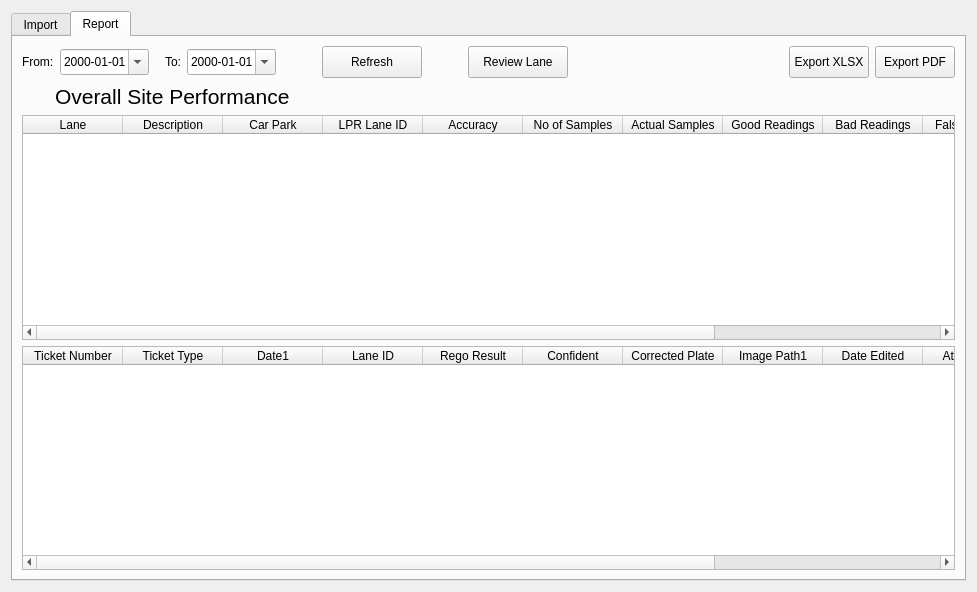
<?xml version="1.0" encoding="UTF-8"?>
<ui version="4.0">
 <class>MainWidget</class>
 <widget class="QWidget" name="MainWidget">
  <property name="geometry">
   <rect>
    <x>0</x>
    <y>0</y>
    <width>977</width>
    <height>592</height>
   </rect>
  </property>
  <property name="windowTitle">
   <string>Review</string>
  </property>
  <layout class="QVBoxLayout" name="verticalLayout">
   <item>
    <widget class="QTabWidget" name="tabWidget">
     <property name="currentIndex">
      <number>1</number>
     </property>
     <widget class="QWidget" name="importWidget">
      <attribute name="title">
       <string>Import</string>
      </attribute>
      <layout class="QVBoxLayout" name="verticalLayout_2">
       <item>
        <layout class="QHBoxLayout" name="horizontalLayout">
         <item>
          <widget class="QPushButton" name="btnRandom">
           <property name="minimumSize">
            <size>
             <width>100</width>
             <height>32</height>
            </size>
           </property>
           <property name="text">
            <string>Pick Random</string>
           </property>
          </widget>
         </item>
         <item>
          <spacer name="horizontalSpacer_10">
           <property name="orientation">
            <enum>Qt::Horizontal</enum>
           </property>
           <property name="sizeType">
            <enum>QSizePolicy::Fixed</enum>
           </property>
           <property name="sizeHint" stdset="0">
            <size>
             <width>10</width>
             <height>20</height>
            </size>
           </property>
          </spacer>
         </item>
         <item>
          <widget class="QPushButton" name="btnFilter">
           <property name="minimumSize">
            <size>
             <width>100</width>
             <height>32</height>
            </size>
           </property>
           <property name="text">
            <string>Set Filter</string>
           </property>
          </widget>
         </item>
         <item>
          <spacer name="horizontalSpacer">
           <property name="orientation">
            <enum>Qt::Horizontal</enum>
           </property>
           <property name="sizeHint" stdset="0">
            <size>
             <width>40</width>
             <height>20</height>
            </size>
           </property>
          </spacer>
         </item>
         <item>
          <widget class="QPushButton" name="btnImport1">
           <property name="minimumSize">
            <size>
             <width>100</width>
             <height>32</height>
            </size>
           </property>
           <property name="text">
            <string>PT AccessEye</string>
           </property>
          </widget>
         </item>
         <item>
          <spacer name="horizontalSpacer_3">
           <property name="orientation">
            <enum>Qt::Horizontal</enum>
           </property>
           <property name="sizeType">
            <enum>QSizePolicy::Fixed</enum>
           </property>
           <property name="sizeHint" stdset="0">
            <size>
             <width>10</width>
             <height>20</height>
            </size>
           </property>
          </spacer>
         </item>
         <item>
          <widget class="QPushButton" name="btnImport2">
           <property name="minimumSize">
            <size>
             <width>100</width>
             <height>32</height>
            </size>
           </property>
           <property name="text">
            <string>PT Cube</string>
           </property>
          </widget>
         </item>
         <item>
          <spacer name="horizontalSpacer_2">
           <property name="orientation">
            <enum>Qt::Horizontal</enum>
           </property>
           <property name="sizeType">
            <enum>QSizePolicy::Fixed</enum>
           </property>
           <property name="sizeHint" stdset="0">
            <size>
             <width>10</width>
             <height>20</height>
            </size>
           </property>
          </spacer>
         </item>
         <item>
          <widget class="QPushButton" name="btnImport3">
           <property name="minimumSize">
            <size>
             <width>100</width>
             <height>32</height>
            </size>
           </property>
           <property name="text">
            <string>Cube log</string>
           </property>
          </widget>
         </item>
        </layout>
       </item>
       <item>
        <widget class="QTableWidget" name="table">
         <property name="font">
          <font>
           <pointsize>8</pointsize>
          </font>
         </property>
         <property name="editTriggers">
          <set>QAbstractItemView::NoEditTriggers</set>
         </property>
         <property name="alternatingRowColors">
          <bool>true</bool>
         </property>
         <property name="selectionMode">
          <enum>QAbstractItemView::SingleSelection</enum>
         </property>
         <property name="selectionBehavior">
          <enum>QAbstractItemView::SelectRows</enum>
         </property>
         <column>
          <property name="text">
           <string>Ticket Number</string>
          </property>
         </column>
         <column>
          <property name="text">
           <string>Ticket Type</string>
          </property>
         </column>
         <column>
          <property name="text">
           <string>Date1</string>
          </property>
         </column>
         <column>
          <property name="text">
           <string>Date2</string>
          </property>
         </column>
         <column>
          <property name="text">
           <string>Lane ID</string>
          </property>
         </column>
         <column>
          <property name="text">
           <string>Lane Name</string>
          </property>
         </column>
         <column>
          <property name="text">
           <string>Lane Type</string>
          </property>
         </column>
         <column>
          <property name="text">
           <string>Rego Result</string>
          </property>
         </column>
         <column>
          <property name="text">
           <string>Confident</string>
          </property>
         </column>
         <column>
          <property name="text">
           <string>Corrected Plate</string>
          </property>
         </column>
         <column>
          <property name="text">
           <string>Image Path1</string>
          </property>
         </column>
         <column>
          <property name="text">
           <string>Image Path2</string>
          </property>
         </column>
         <column>
          <property name="text">
           <string>Date Edited</string>
          </property>
         </column>
         <column>
          <property name="text">
           <string>Attendance</string>
          </property>
         </column>
         <column>
          <property name="text">
           <string>Review</string>
          </property>
         </column>
         <column>
          <property name="text">
           <string>Correct Plate</string>
          </property>
         </column>
        </widget>
       </item>
      </layout>
     </widget>
     <widget class="QWidget" name="reportWidget">
      <attribute name="title">
       <string>Report</string>
      </attribute>
      <layout class="QVBoxLayout" name="verticalLayout_3">
       <item>
        <layout class="QHBoxLayout" name="horizontalLayout_2">
         <item>
          <widget class="QLabel" name="label">
           <property name="text">
            <string>From:</string>
           </property>
          </widget>
         </item>
         <item>
          <widget class="QDateEdit" name="editDate1">
           <property name="minimumSize">
            <size>
             <width>0</width>
             <height>26</height>
            </size>
           </property>
           <property name="displayFormat">
            <string>yyyy-MM-dd</string>
           </property>
           <property name="calendarPopup">
            <bool>true</bool>
           </property>
          </widget>
         </item>
         <item>
          <spacer name="horizontalSpacer_5">
           <property name="orientation">
            <enum>Qt::Horizontal</enum>
           </property>
           <property name="sizeType">
            <enum>QSizePolicy::Fixed</enum>
           </property>
           <property name="sizeHint" stdset="0">
            <size>
             <width>10</width>
             <height>20</height>
            </size>
           </property>
          </spacer>
         </item>
         <item>
          <widget class="QLabel" name="label_2">
           <property name="text">
            <string>To:</string>
           </property>
          </widget>
         </item>
         <item>
          <widget class="QDateEdit" name="editDate2">
           <property name="minimumSize">
            <size>
             <width>0</width>
             <height>26</height>
            </size>
           </property>
           <property name="displayFormat">
            <string>yyyy-MM-dd</string>
           </property>
           <property name="calendarPopup">
            <bool>true</bool>
           </property>
          </widget>
         </item>
         <item>
          <spacer name="horizontalSpacer_4">
           <property name="orientation">
            <enum>Qt::Horizontal</enum>
           </property>
           <property name="sizeType">
            <enum>QSizePolicy::Fixed</enum>
           </property>
           <property name="sizeHint" stdset="0">
            <size>
             <width>40</width>
             <height>20</height>
            </size>
           </property>
          </spacer>
         </item>
         <item>
          <widget class="QPushButton" name="btnRefresh">
           <property name="minimumSize">
            <size>
             <width>100</width>
             <height>32</height>
            </size>
           </property>
           <property name="text">
            <string>Refresh</string>
           </property>
          </widget>
         </item>
         <item>
          <spacer name="horizontalSpacer_11">
           <property name="orientation">
            <enum>Qt::Horizontal</enum>
           </property>
           <property name="sizeType">
            <enum>QSizePolicy::Fixed</enum>
           </property>
           <property name="sizeHint" stdset="0">
            <size>
             <width>40</width>
             <height>20</height>
            </size>
           </property>
          </spacer>
         </item>
         <item>
          <widget class="QPushButton" name="btnReviewLane">
           <property name="minimumSize">
            <size>
             <width>100</width>
             <height>32</height>
            </size>
           </property>
           <property name="text">
            <string>Review Lane</string>
           </property>
          </widget>
         </item>
         <item>
          <spacer name="horizontalSpacer_9">
           <property name="orientation">
            <enum>Qt::Horizontal</enum>
           </property>
           <property name="sizeHint" stdset="0">
            <size>
             <width>40</width>
             <height>20</height>
            </size>
           </property>
          </spacer>
         </item>
         <item>
          <widget class="QPushButton" name="btnExport1">
           <property name="minimumSize">
            <size>
             <width>0</width>
             <height>32</height>
            </size>
           </property>
           <property name="text">
            <string>Export XLSX</string>
           </property>
          </widget>
         </item>
         <item>
          <widget class="QPushButton" name="btnExport2">
           <property name="minimumSize">
            <size>
             <width>0</width>
             <height>32</height>
            </size>
           </property>
           <property name="text">
            <string>Export PDF</string>
           </property>
          </widget>
         </item>
        </layout>
       </item>
       <item>
        <layout class="QHBoxLayout" name="horizontalLayout_3">
         <item>
          <widget class="QLabel" name="label_3">
           <property name="text">
            <string/>
           </property>
           <property name="pixmap">
            <pixmap>res/versalogo.png</pixmap>
           </property>
          </widget>
         </item>
         <item>
          <spacer name="horizontalSpacer_6">
           <property name="orientation">
            <enum>Qt::Horizontal</enum>
           </property>
           <property name="sizeType">
            <enum>QSizePolicy::Fixed</enum>
           </property>
           <property name="sizeHint" stdset="0">
            <size>
             <width>20</width>
             <height>20</height>
            </size>
           </property>
          </spacer>
         </item>
         <item>
          <widget class="QLabel" name="label_4">
           <property name="font">
            <font>
             <pointsize>16</pointsize>
            </font>
           </property>
           <property name="text">
            <string>Overall Site Performance</string>
           </property>
          </widget>
         </item>
         <item>
          <spacer name="horizontalSpacer_7">
           <property name="orientation">
            <enum>Qt::Horizontal</enum>
           </property>
           <property name="sizeType">
            <enum>QSizePolicy::Fixed</enum>
           </property>
           <property name="sizeHint" stdset="0">
            <size>
             <width>10</width>
             <height>20</height>
            </size>
           </property>
          </spacer>
         </item>
         <item>
          <widget class="QLabel" name="lblOverall">
           <property name="font">
            <font>
             <pointsize>16</pointsize>
             <weight>75</weight>
             <bold>true</bold>
            </font>
           </property>
           <property name="text">
            <string/>
           </property>
          </widget>
         </item>
         <item>
          <spacer name="horizontalSpacer_8">
           <property name="orientation">
            <enum>Qt::Horizontal</enum>
           </property>
           <property name="sizeHint" stdset="0">
            <size>
             <width>40</width>
             <height>20</height>
            </size>
           </property>
          </spacer>
         </item>
        </layout>
       </item>
       <item>
        <widget class="QTableWidget" name="table1">
         <property name="editTriggers">
          <set>QAbstractItemView::NoEditTriggers</set>
         </property>
         <property name="alternatingRowColors">
          <bool>true</bool>
         </property>
         <property name="selectionMode">
          <enum>QAbstractItemView::SingleSelection</enum>
         </property>
         <property name="selectionBehavior">
          <enum>QAbstractItemView::SelectRows</enum>
         </property>
         <column>
          <property name="text">
           <string>Lane</string>
          </property>
         </column>
         <column>
          <property name="text">
           <string>Description</string>
          </property>
         </column>
         <column>
          <property name="text">
           <string>Car Park</string>
          </property>
         </column>
         <column>
          <property name="text">
           <string>LPR Lane ID</string>
          </property>
         </column>
         <column>
          <property name="text">
           <string>Accuracy</string>
          </property>
          <property name="textAlignment">
           <set>AlignCenter</set>
          </property>
         </column>
         <column>
          <property name="text">
           <string>No of Samples</string>
          </property>
          <property name="textAlignment">
           <set>AlignCenter</set>
          </property>
         </column>
         <column>
          <property name="text">
           <string>Actual Samples</string>
          </property>
          <property name="textAlignment">
           <set>AlignCenter</set>
          </property>
         </column>
         <column>
          <property name="text">
           <string>Good Readings</string>
          </property>
          <property name="textAlignment">
           <set>AlignCenter</set>
          </property>
         </column>
         <column>
          <property name="text">
           <string>Bad Readings</string>
          </property>
          <property name="textAlignment">
           <set>AlignCenter</set>
          </property>
         </column>
         <column>
          <property name="text">
           <string>False Triggers</string>
          </property>
          <property name="textAlignment">
           <set>AlignCenter</set>
          </property>
         </column>
         <column>
          <property name="text">
           <string>Damaged Plate</string>
          </property>
          <property name="textAlignment">
           <set>AlignCenter</set>
          </property>
         </column>
         <column>
          <property name="text">
           <string>Review Date</string>
          </property>
          <property name="textAlignment">
           <set>AlignCenter</set>
          </property>
         </column>
        </widget>
       </item>
       <item>
        <widget class="QTableWidget" name="table2">
         <property name="editTriggers">
          <set>QAbstractItemView::NoEditTriggers</set>
         </property>
         <property name="alternatingRowColors">
          <bool>true</bool>
         </property>
         <property name="selectionMode">
          <enum>QAbstractItemView::SingleSelection</enum>
         </property>
         <property name="selectionBehavior">
          <enum>QAbstractItemView::SelectRows</enum>
         </property>
         <column>
          <property name="text">
           <string>Ticket Number</string>
          </property>
         </column>
         <column>
          <property name="text">
           <string>Ticket Type</string>
          </property>
         </column>
         <column>
          <property name="text">
           <string>Date1</string>
          </property>
         </column>
         <column>
          <property name="text">
           <string>Lane ID</string>
          </property>
         </column>
         <column>
          <property name="text">
           <string>Rego Result</string>
          </property>
         </column>
         <column>
          <property name="text">
           <string>Confident</string>
          </property>
         </column>
         <column>
          <property name="text">
           <string>Corrected Plate</string>
          </property>
         </column>
         <column>
          <property name="text">
           <string>Image Path1</string>
          </property>
         </column>
         <column>
          <property name="text">
           <string>Date Edited</string>
          </property>
         </column>
         <column>
          <property name="text">
           <string>Attendance</string>
          </property>
         </column>
         <column>
          <property name="text">
           <string>Review</string>
          </property>
         </column>
         <column>
          <property name="text">
           <string>Correct Plate</string>
          </property>
         </column>
        </widget>
       </item>
      </layout>
     </widget>
    </widget>
   </item>
  </layout>
 </widget>
 <resources/>
 <connections/>
</ui>
